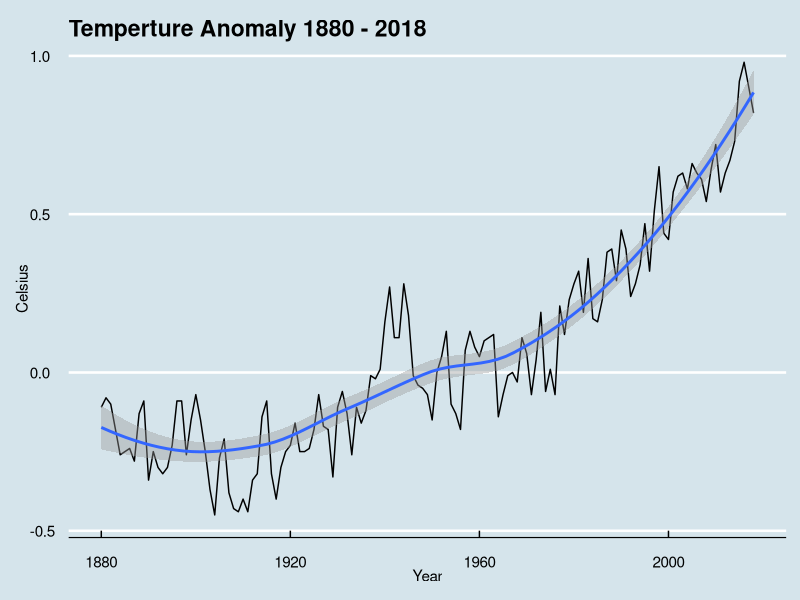
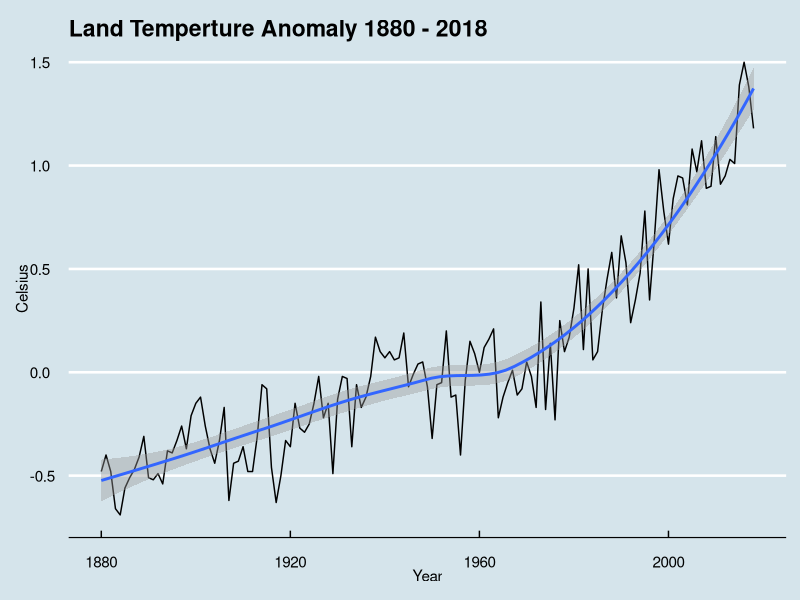
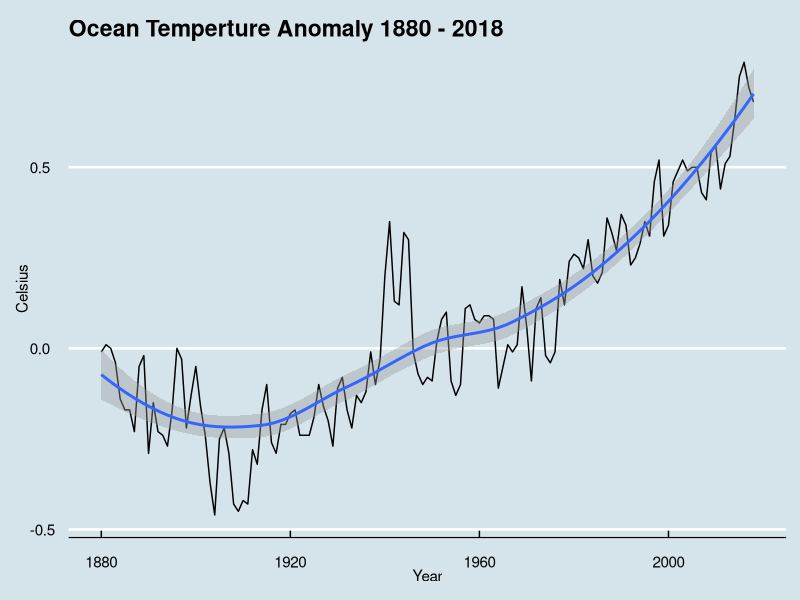
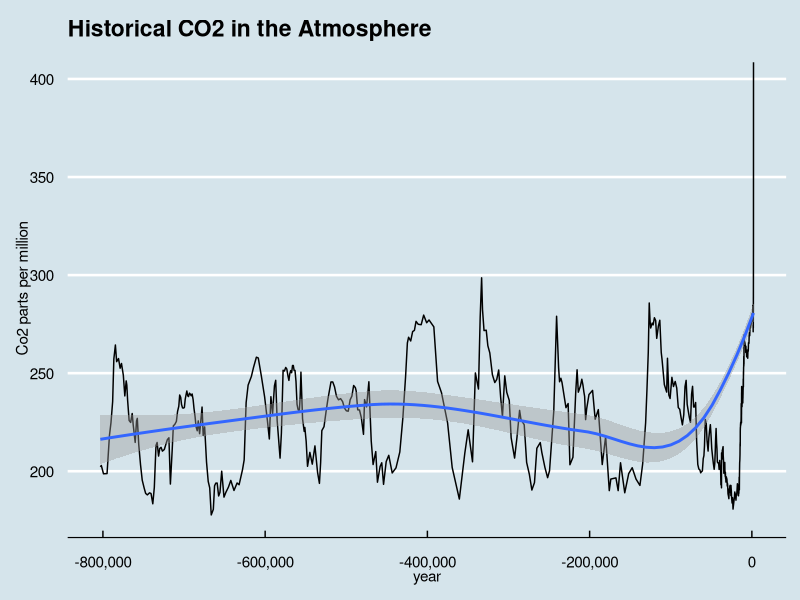
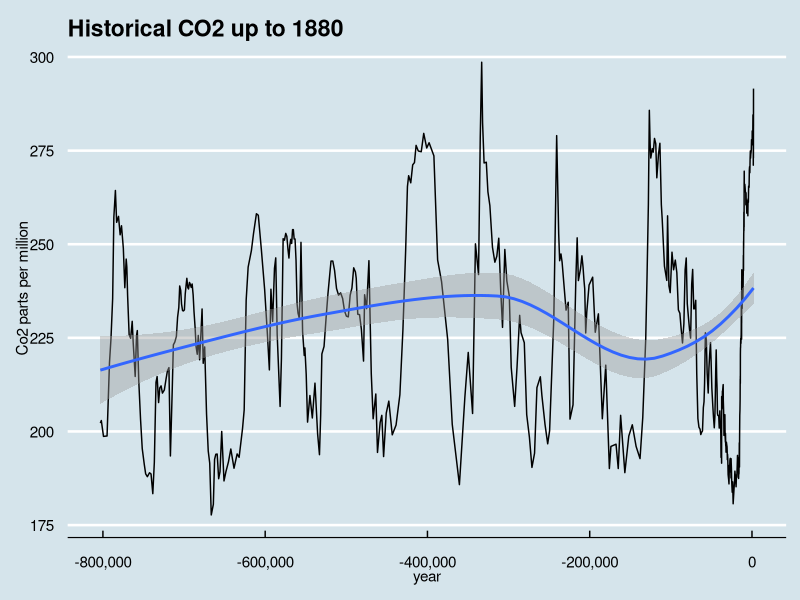
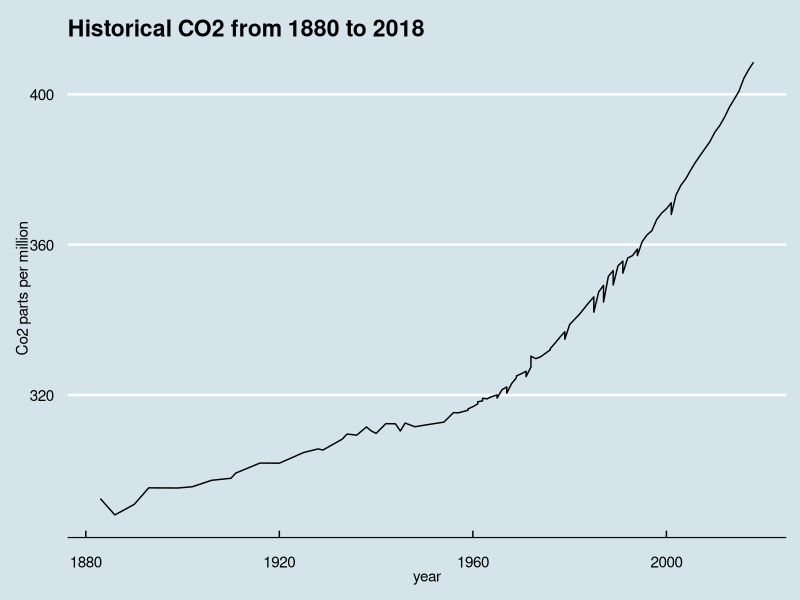
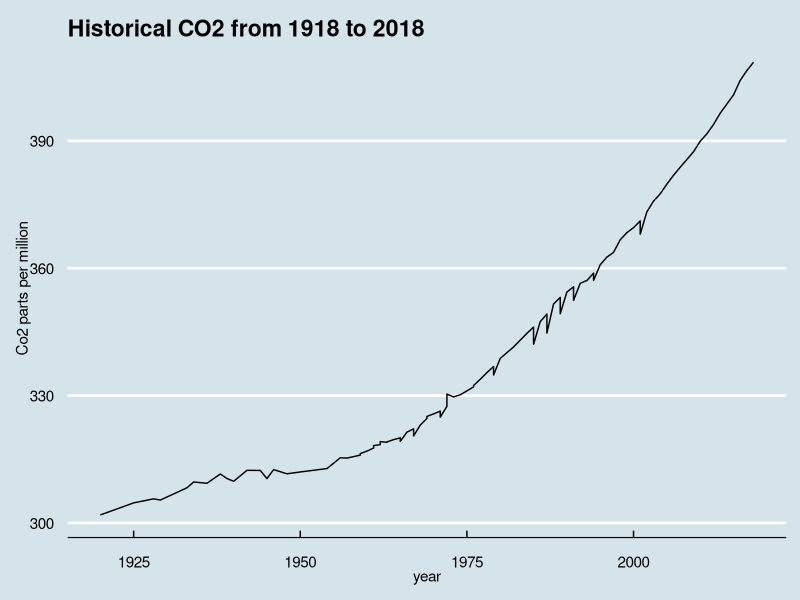
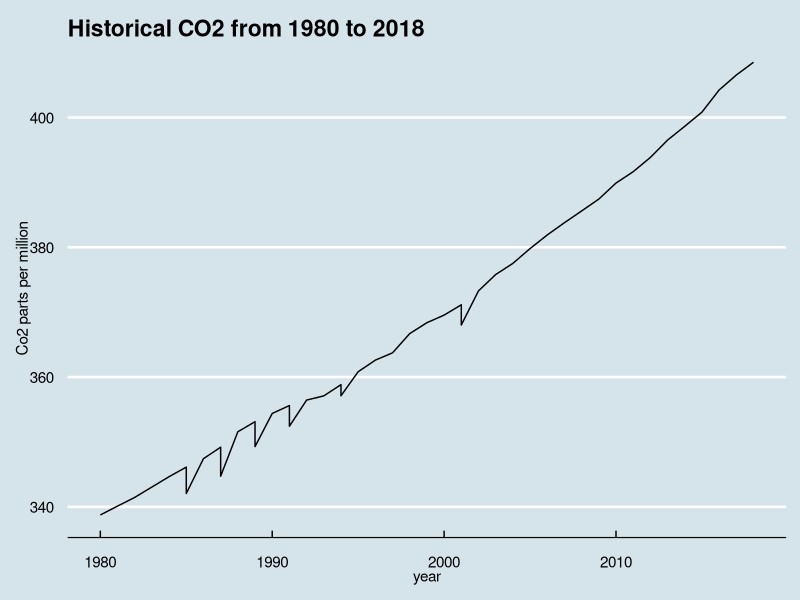

Reproduce these figures in R, in order.
#Historic CO2 Exploratory Data Analysis

# downloading libraries
library(tidyverse)
library(dslabs)
library(ggplot2)
library(ggthemes)
library(scales)

#downloading the data
data("historic_co2")
data("temp_carbon")
data("greenhouse_gases")

#Temperatures   

#looking at the data
dim(temp_carbon)
head(temp_carbon)
tail(temp_carbon)
summary(temp_carbon)
str(temp_carbon)

#plot of temperatures anomaly 1880-2018
temp_carbon %>% filter(year >= 1880) %>%
  ggplot(aes(year,temp_anomaly)) +
  geom_line() +
  geom_smooth() +
  xlab("Year") +
  ylab("Celsius") +
  ggtitle("Temperture Anomaly 1880 - 2018") +
  theme_economist()
  
#plot of land temperatures 1880-2018
temp_carbon %>% filter(year >= 1880) %>%
  ggplot(aes(year,land_anomaly)) +
  geom_line() +
  geom_smooth() +
  xlab("Year") +
  ylab("Celsius") +
  ggtitle("Land Temperture Anomaly 1880 - 2018") +
  theme_economist()

#plot of ocean temperatures 1880-2018
temp_carbon %>% filter(year >= 1880) %>%
  ggplot(aes(year,ocean_anomaly)) +
  geom_line() +
  geom_smooth() +
  xlab("Year") +
  ylab("Celsius") +
  ggtitle("Ocean Temperture Anomaly 1880 - 2018") +
  theme_economist()

#Observed Carbon

#looking at the data
dim(historic_co2)
head(historic_co2)
tail(historic_co2)
summary(historic_co2)
str(historic_co2)

#plot of historical CO2 in the atmosphere
historic_co2 %>% ggplot(aes(year,co2)) +
  geom_line() +
  geom_smooth() +
  scale_x_continuous(labels = label_comma()) +
  ylab("Co2 parts per million") +
  ggtitle("Historical CO2 in the Atmosphere") +
  theme_economist()

#plot of historical CO2 up to 1880
historic_co2 %>% filter(year <= 1880) %>%
  ggplot(aes(year,co2)) +
  geom_line() +
  geom_smooth() +
  scale_x_continuous(labels = label_comma()) +
  ylab("Co2 parts per million") +
  ggtitle("Historical CO2 up to 1880") +
  theme_economist()

#plot of 1880-2018
historic_co2 %>% filter(year >= 1880) %>%
  ggplot(aes(year,co2)) +
  geom_line() +
  ylab("Co2 parts per million") +
  ggtitle("Historical CO2 from 1880 to 2018") +
  theme_economist()

#plot of 1918-2018
historic_co2 %>% filter(year >= 1918) %>%
  ggplot(aes(year,co2)) +
  geom_line() +
  ylab("Co2 parts per million") +
  ggtitle("Historical CO2 from 1918 to 2018") +
  theme_economist()

#plot of 1980-2018
historic_co2 %>% filter(year >= 1980) %>%
  ggplot(aes(year,co2)) +
  geom_line() +
  ylab("Co2 parts per million") +
  ggtitle("Historical CO2 from 1980 to 2018") +
  theme_economist()

#plot of 2000-2018
historic_co2 %>% filter(year >= 2000) %>%
  ggplot(aes(year,co2)) +
  geom_line() +
  ylab("Co2 parts per million") +
  ggtitle("Historical CO2 from 2000 to 2018") +
  theme_economist()

#Carbon Admissions

#plot of carbon emissions per year
temp_carbon %>% ggplot(aes(year,carbon_emissions)) +
  geom_line() +
  ylab("Co2 Emissions") +
  ggtitle("Co2 Emissions from 1751 to 2014") +
  theme_economist()

temp_carbon %>% filter(year <= 1875) %>%
  ggplot(aes(year,carbon_emissions)) +
  geom_line() +
  ylab("Co2 Emissions") +
  ggtitle("Co2 Emissions from 1751 to 1875") +
  theme_economist()

temp_carbon %>% filter(year >= 1875) %>%
  ggplot(aes(year,carbon_emissions)) +
  geom_line() +
  ylab("Co2 Emissions") +
  ggtitle("Co2 Emissions from 1875 to 2014") +
  theme_economist()

temp_carbon %>% filter(year >= 1914) %>%
  ggplot(aes(year,carbon_emissions)) +
  geom_line() +
  ylab("Co2 Emissions") +
  ggtitle("Co2 Emissions from 1914 to 2014") +
  theme_economist()

temp_carbon %>% filter(year >= 1980) %>%
  ggplot(aes(year,carbon_emissions)) +
  geom_line() +
  ylab("Co2 Emissions") +
  ggtitle("Co2 Emissions from 1980 to 2014") +
  theme_economist()

temp_carbon %>% filter(year >= 2000) %>%
  ggplot(aes(year,carbon_emissions)) +
  geom_line() +
  ylab("Co2 Emissions") +
  ggtitle("Co2 Emissions from 2000 to 2014") +
  theme_economist()

#Greenhouse Gases

#looking at the data
dim(greenhouse_gases)
head(greenhouse_gases)
tail(greenhouse_gases)
summary(greenhouse_gases)
str(greenhouse_gases)

#plot of greenhouse gases over the years
greenhouse_gases %>% ggplot(aes(year, concentration)) +
  geom_line(aes(colour = gas)) +
  ylab("Parts Per Million") +
  ggtitle("Greenhouse Gases in Atmosphere 20AD to 2000") +
  theme_economist()

greenhouse_gases %>% filter(year <= 1800) %>%
  ggplot(aes(year, concentration)) +
  geom_line(aes(colour = gas)) +
  ylab("Parts Per Million") +
  ggtitle("Greenhouse Gases in Atmosphere 20AD to 1800") +
  theme_economist()

greenhouse_gases %>% filter(year >= 1800) %>%
  ggplot(aes(year, concentration)) +
  geom_line(aes(colour = gas)) +
  ylab("Parts Per Million") +
  ggtitle("Greenhouse Gases in Atmosphere 1800 to 2000") +
  theme_economist()
